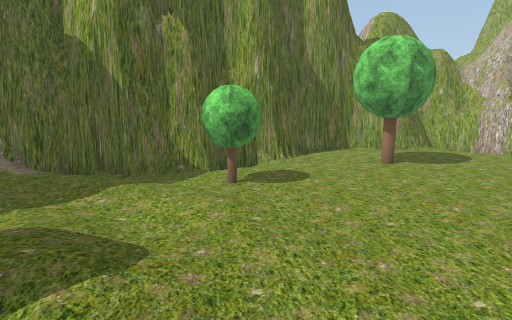
view 1 (above)

12 first-person views from a walk through a Unity game level. The camera is 1.5 m above the floor, tilts 10° down and sees 75° across. The floor is counted in squares, 1 m on a side. Each view is taken from the middle of a square. On the plan, view 1 faces up. The plan holds only what a view shows up to about 15 squares ahead; the rest is blank. The place goes on beyond the plan. Some trees and plants on the terrain are drawn as simple stand-ins. The player character is not drawn. Some surface patterns are stand-ins.

view 2
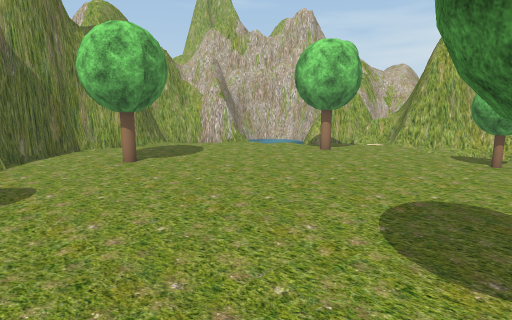

view 3
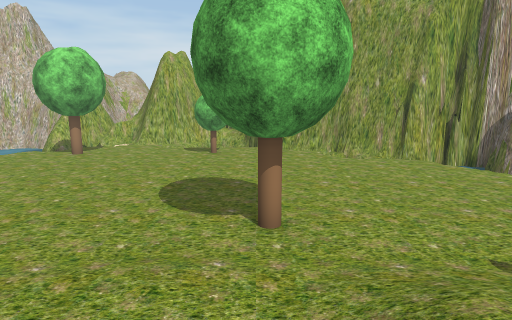

view 4
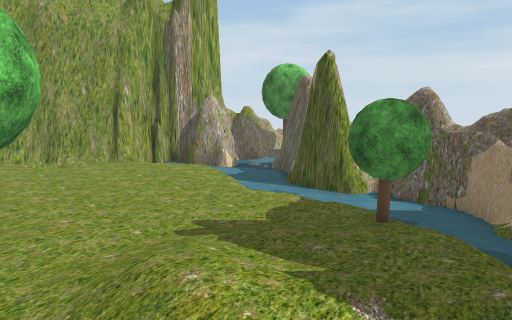

view 5
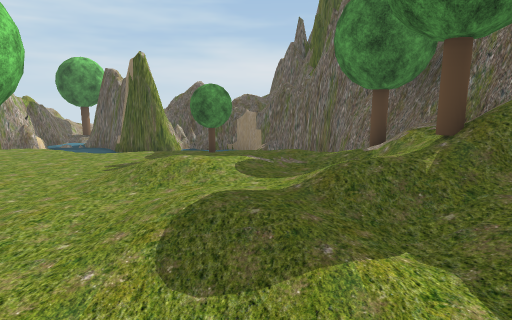

view 6
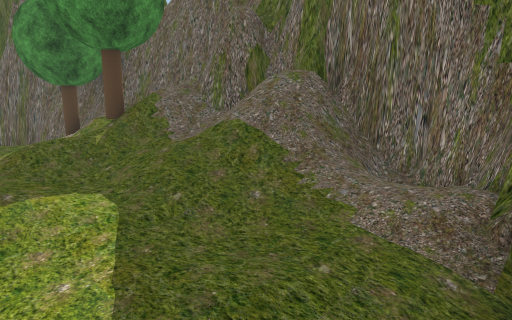

view 7
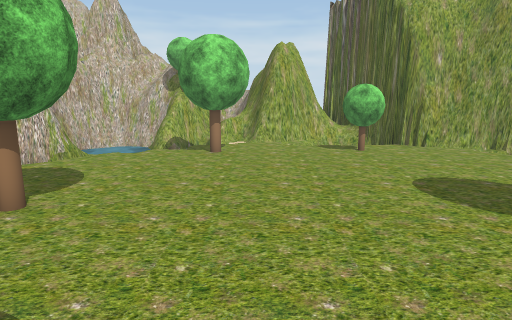

view 8
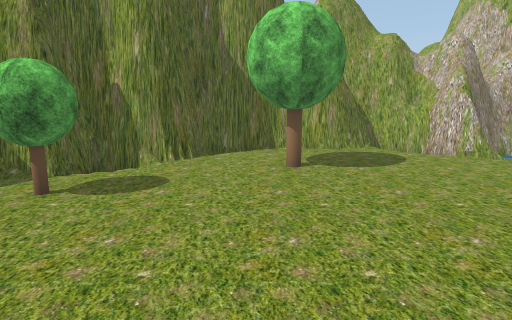

view 9
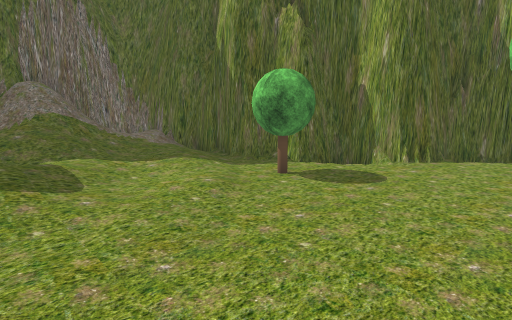

view 10
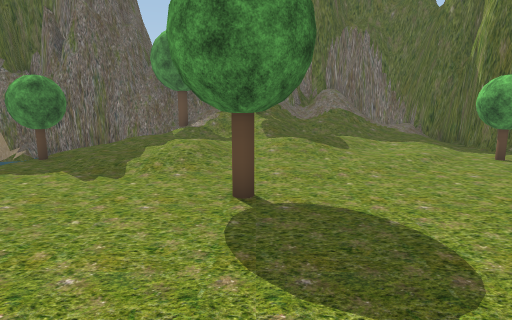

view 11
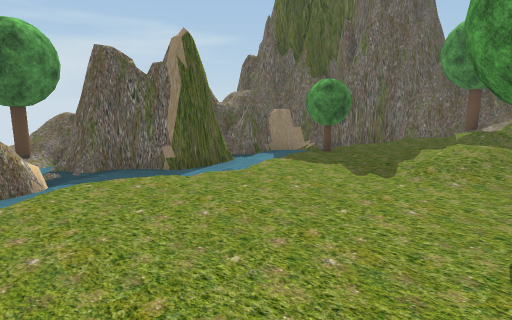

view 12
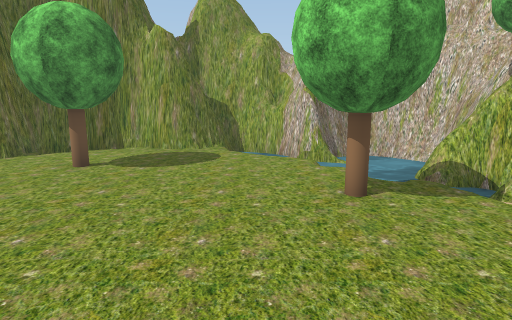

### Floor plan
Key: @ floor where view 1 was taken; # wall or solid block; x gap in a wall; . main floor; : floor 0.25 m higher than the main floor; - floor 0.25 m lower than the main floor; + floor 0.5 m higher than the main floor; / step, stairs or slope; = window, fence, low wall or low ledge; ~ water the walk can cross; ≈ water the walk keeps out of; T tree.
Columns run from 8 left of view 1 to 14 right of it. Each row starts with its distance up from view 1.
 15               ###
 14               #=#####
 13          ######≈≈#####
 12          #≈.....≈~x≈≈##
 11        ###........≈≈≈##
 10       ##≈...T.....≈~###
  9     ####...........~###
  8  #####/.............≈##
  7  #=////T..........T.-=#
  6  #//::..............=##
  5  #////...............#
  4  #/////............./#
  3 ##//////..........T. ##
  2 ##//////............ ##
  1 #=/T////...T........##
  0 ##//////@/.........##
 -1  ##//./+//.........#
 -2   #T/::///.......-##
 -3   ## /:..........##
 -4    #≈≈/..........##
 -5    ## ≈TT≈≈≈-... #
 -6     ##≈≈≈≈≈≈≈≈≈≈##
 -7      ##≈≈###≈≈≈###
 -8      #########≈##

Where each view was taken, in squares from view 1:
view 1: 0 up, 0 right, facing up
view 2: 1 up, 0 right, facing up-right
view 3: 1 up, 2 left, facing right
view 4: 1 up, 3 left, facing down-right
view 5: 6 up, 2 left, facing down
view 6: 8 up, 2 left, facing down-left
view 7: 6 up, 1 left, facing right
view 8: 2 up, 3 right, facing up
view 9: 2 up, 4 right, facing up-left
view 10: 1 up, 8 right, facing left
view 11: 1 up, 8 right, facing down-left
view 12: 2 up, 8 right, facing up
